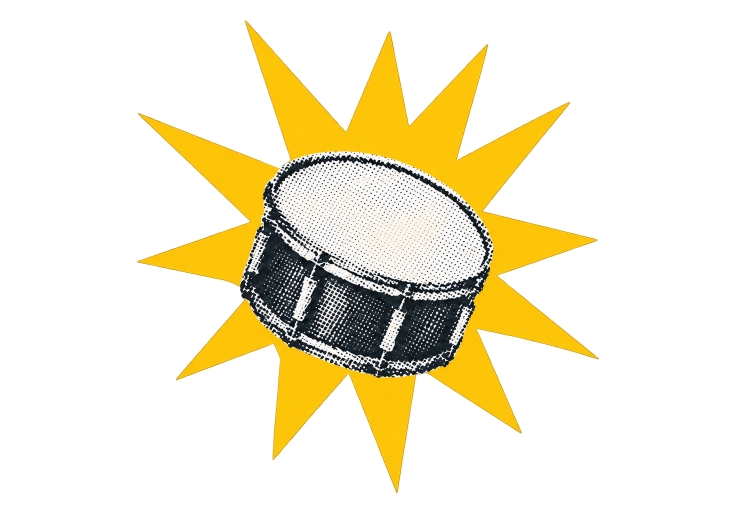
#> input picture Assets/drum-animation/body-no-asterisk.png, 1512 x 1040 px (shown at 1/2 size)
$ python make-drum-gif.py
#> lines starting #> are read from the running program, lines starting #| are printed output that depends on the picture
"""Animate the ImageGen drum layers into a single-play, transparent hero GIF.

Run with Python and Pillow. ImageGen created the body by removing both sticks,
and isolated each stick and the asterisk on the same transparent canvas.
"""

from pathlib import Path
import math

from PIL import Image


ROOT = Path(__file__).resolve().parents[1]
LAYERS = ROOT / "Assets" / "drum-animation"
SIZE = (756, 520)
body = Image.open(LAYERS / "body-no-asterisk.png").convert("RGBA").resize(SIZE, Image.Resampling.LANCZOS)
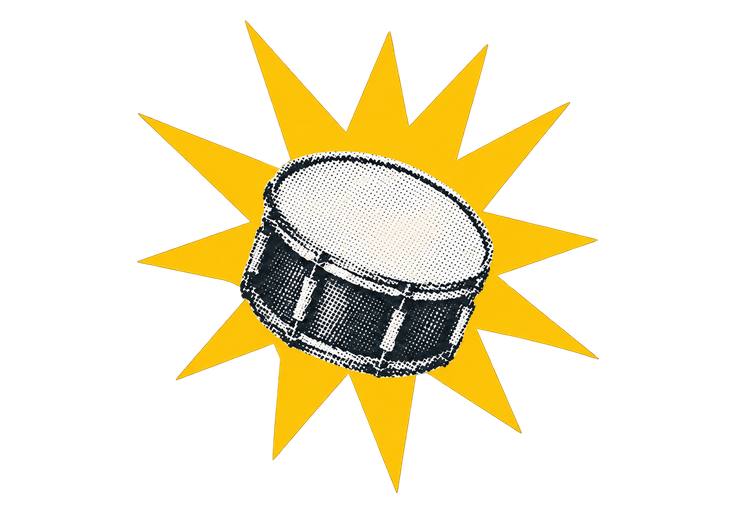
#> body: PIL image 756x520 RGBA; mean R, G, B, A 50.7, 43.2, 17.9, 60.2; transparent parts drawn white
left = Image.open(LAYERS / "stick-left.png").convert("RGBA").resize(SIZE, Image.Resampling.LANCZOS)
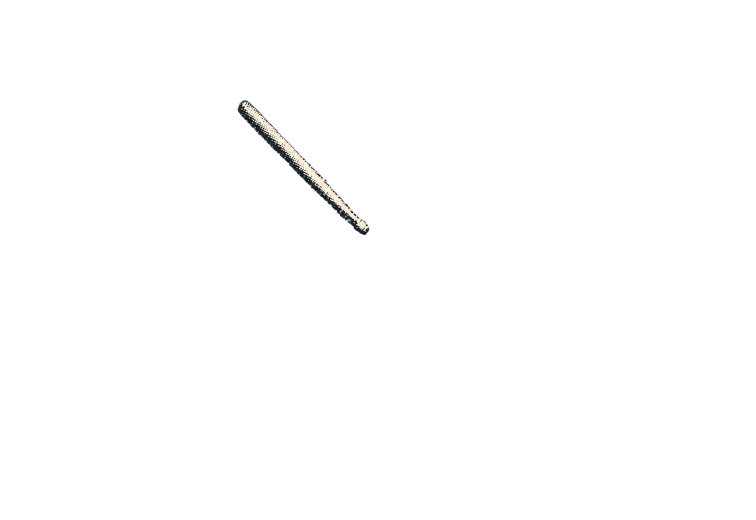
#> input picture Assets/drum-animation/stick-left.png, 1512 x 1040 px (shown at 1/2 size)
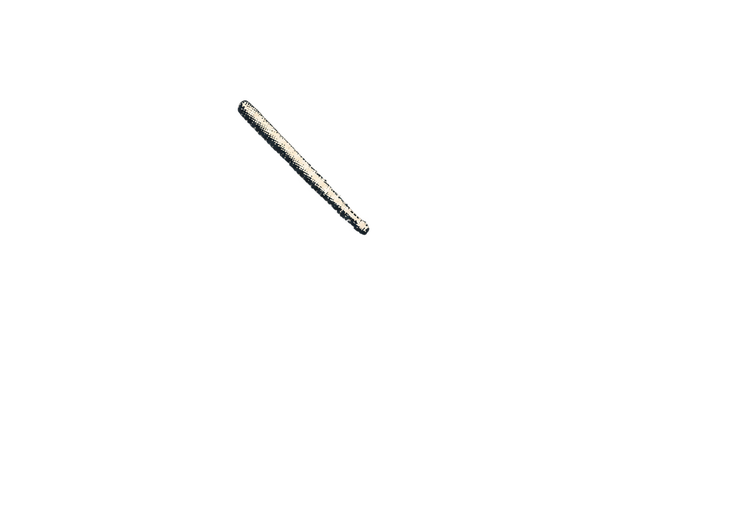
#> left: PIL image 756x520 RGBA; mean R, G, B, A 1.1, 1.1, 1, 1.6; transparent parts drawn white
right = Image.open(LAYERS / "stick-right.png").convert("RGBA").resize(SIZE, Image.Resampling.LANCZOS)
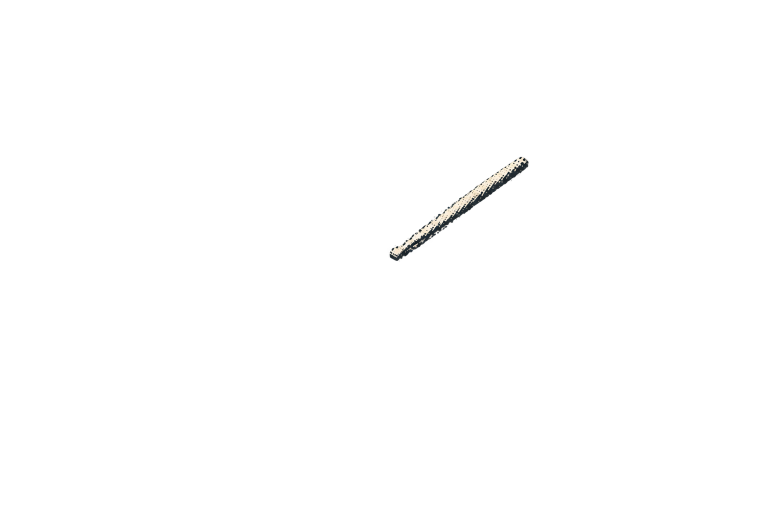
#> input picture Assets/drum-animation/stick-right.png, 1513 x 1040 px (shown at 1/2 size)
asterisk = Image.open(LAYERS / "asterisk.png").convert("RGBA").resize(SIZE, Image.Resampling.LANCZOS)
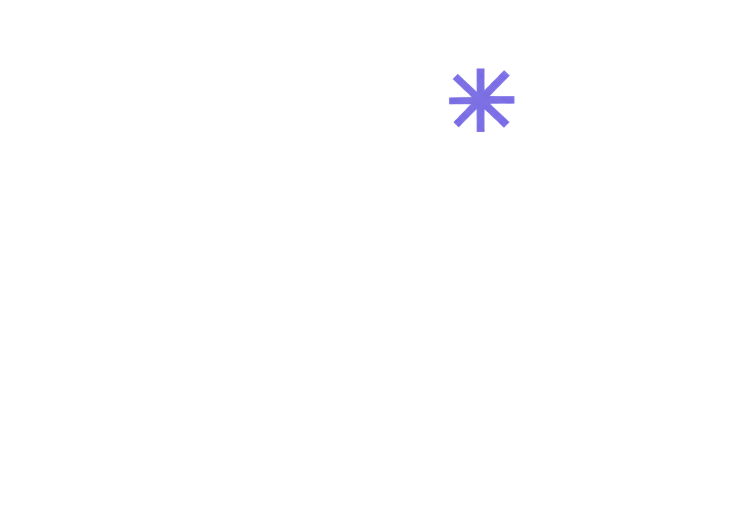
#> input picture Assets/drum-animation/asterisk.png, 1512 x 1040 px (shown at 1/2 size)
asterisk_bounds = asterisk.getchannel("A").point(lambda alpha: 255 if alpha > 128 else 0).getbbox()
#> asterisk_bounds = (449, 68, 514, 132)
asterisk_center = ((asterisk_bounds[0] + asterisk_bounds[2]) / 2,
                   (asterisk_bounds[1] + asterisk_bounds[3]) / 2)
#> asterisk_center = (481.5, 100)


def stroke(time, start):
    """Lift, strike, bounce, and settle over 300 ms."""
    phase = time - start
    keys = [(0, 0), (0.09, 25), (0.16, -3), (0.21, 11), (0.30, 0)]
    for (a, x), (b, y) in zip(keys, keys[1:]):
        if a <= phase < b:
            ease = (1 - math.cos(math.pi * (phase - a) / (b - a))) / 2
            return x + (y - x) * ease
    return 0


def spin_angle(time):
    """One clockwise turn after drumming, easing into an exact final rest."""
    progress = (time - 1.6) / 0.5
    if not 0 < progress < 1:
        return 0
    return -360 * progress * progress * (3 - 2 * progress)


def pose(time):
    frame = body.copy()
    frame.alpha_composite(asterisk.rotate(spin_angle(time), Image.Resampling.BICUBIC,
                                         center=asterisk_center))
    left_angle = stroke(time, 0.35) + stroke(time, 0.97)
    right_angle = -stroke(time, 0.57) - stroke(time, 1.19)
    frame.alpha_composite(left.rotate(left_angle, Image.Resampling.BICUBIC, center=(244, 109)))
    frame.alpha_composite(right.rotate(right_angle, Image.Resampling.BICUBIC, center=(524, 163)))
    return frame


# A shared palette avoids flickering halftone colors. Reserve index 255 for
# transparency, with soft edge colors matted to the site's cream background.
cream = Image.new("RGB", SIZE, "#FAF8F5")
idle = pose(0)
matte = cream.copy()
matte.paste(idle, mask=idle.getchannel("A"))
palette = matte.quantize(colors=255, method=Image.Quantize.MEDIANCUT)


def gif_frame(rgba):
    rgb = cream.copy()
    rgb.paste(rgba, mask=rgba.getchannel("A"))
    indexed = rgb.quantize(palette=palette, dither=Image.Dither.NONE)
    indexed.paste(255, mask=rgba.getchannel("A").point(lambda alpha: 255 if alpha < 128 else 0))
    indexed.info["transparency"] = 255
    return indexed


# Let the hero's 1.1-second entrance finish before the first stick lifts.
# Sample the eight-spoke asterisk at 50 fps so its fast rotation reads clearly
# rather than appearing to turn backwards from temporal aliasing.
times = [t / 20 for t in range(52)] + [2.6 + t / 50 for t in range(26)] + [3.12]
durations = [50] * 52 + [20] * 26 + [500]
frames = [gif_frame(pose(time - 1)) for time in times]
#> in gif_frame, `indexed.paste(255, mask=rgba.getchannel("A").point(lambda alpha: 255 i..`:
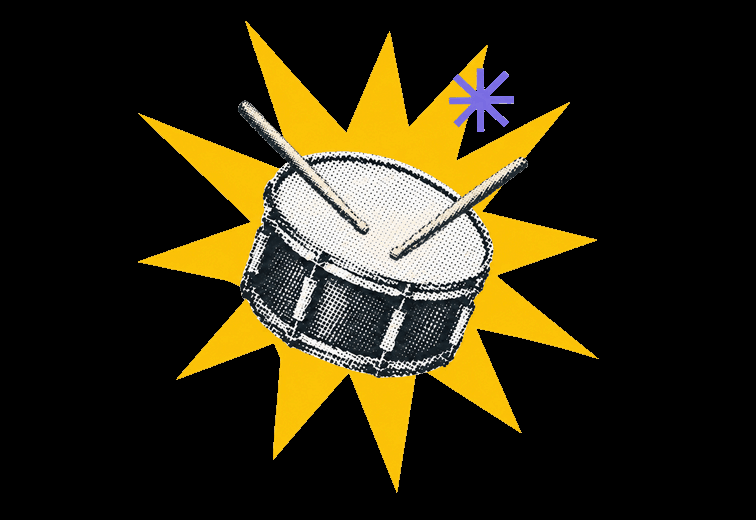
#> indexed: PIL image 756x520 P; mean R, G, B 47.9, 41.2, 19.3
#> frames = 79 items
#> (the run stopped early here; a loop or call above may not have finished)
